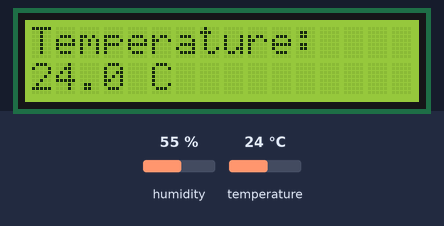
A sketch run on a simulated Arduino Uno, built with avr-gcc and run on an emulated ATmega328P. Shown: 16×2 character LCD. The test bench sets the inputs (shaded band); at power-on: temperature 24 °C, humidity 55 %.

Above: at 4.6 s.
4.7 s: temperature set to 12 °C
At 9.3 s:
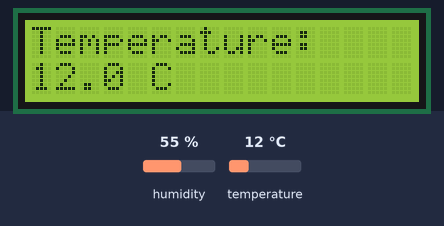
10.7 s: temperature set to 19 °C
At 12.8 s:
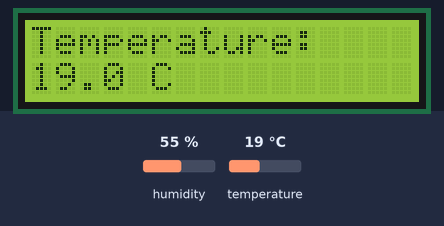
16.7 s: temperature set to 28 °C
At 20.9 s:
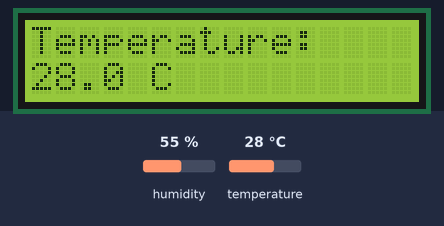
Timing chart, 0 to 22.4 s (numbered marks = the images above; inputs shaded):
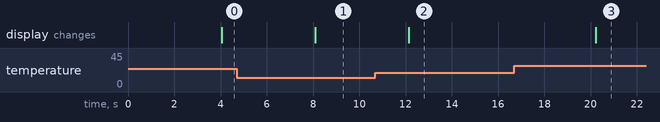

Measured:
- after the input at 4.7 s, the display: changes after 3.4 s (image 1)
- after the input at 10.7 s, the display: changes after 1.4 s (image 2)
- after the input at 16.7 s, the display: changes after 3.5 s (image 3)

The sketch:

DS1302_Simple.ino
```cpp
#include <LiquidCrystal_I2C.h>
#include <DHT.h>

LiquidCrystal_I2C lcd(0x27, 16, 2);  // LCD 주소


#define DHTPIN 8
#define DHTTYPE DHT11

DHT dht(DHTPIN, DHTTYPE);

bool showTemperature = true;

unsigned long lastPrintTime = 0;
const unsigned long updateInterval = 4000;

void setup() {
    Serial.begin(9600);
    lcd.init();
    lcd.backlight();
    lcd.begin(16, 2);
    dht.begin();

}

void loop() {

    if (millis() - lastPrintTime >= updateInterval) {
        float temperature = dht.readTemperature();
        float humidity = dht.readHumidity();


        if (isnan(temperature) || isnan(humidity)) {
            Serial.println("Failed to read from DHT sensor!");
            lcd.clear();
            lcd.print("Sensor Error");
        } else {

            lcd.clear();

            if (showTemperature) {

                lcd.print("Temperature: ");
                lcd.setCursor(0, 1);
                lcd.print(temperature, 1);
                lcd.print(" C");
            } else {

                lcd.print("Humidity: ");
                lcd.setCursor(0, 1);
                lcd.print(humidity, 1);
                lcd.print(" %");
            }
        }

        lastPrintTime = millis();
    }
}
```
